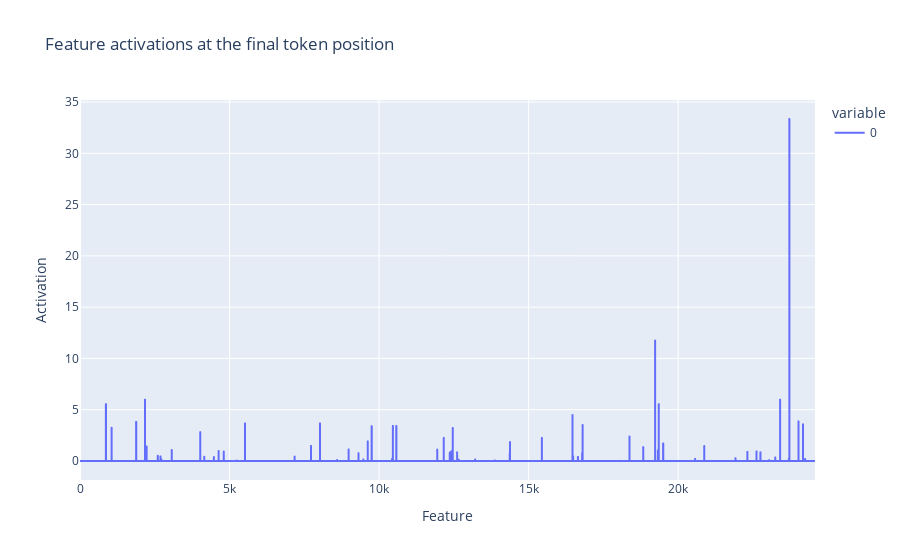

Source (notebook cell):
### Code cell
# let's look at which features fired at layer 8 at the final token position
import plotly.express as px
# hover over lines to see the Feature ID.
px.line(
    cache["blocks.7.hook_resid_pre.hook_sae_acts_post"][0, -1, :].cpu().numpy(),
    title="Feature activations at the final token position",
    labels={"index": "Feature", "value": "Activation"},
).show()

# let's print the top 5 features and how much they fired
vals, inds = torch.topk(
    cache["blocks.7.hook_resid_pre.hook_sae_acts_post"][0, -1, :], 5
)
for val, ind in zip(vals, inds):
    print(f"Feature {ind} fired {val:.2f}")
    # html = get_dashboard_html(
    #     sae_release="gpt2-small", sae_id="7-res-jb", feature_idx=ind
    # )
    # display(IFrame(html, width=1200, height=300))

### Figure 1 — Plotly figure (JSON) as saved in the notebook; plotly's stock layout.template omitted (floating-point values rounded to 4 significant figures; data arrays with more than 128 entries replaced by an {"elided": "..."} marker saying what was removed)
{"data": [{"hovertemplate": "variable=0<br>Feature=%{x}<br>Activation=%{y}<extra></extra>", "legendgroup": "0", "line": {"color": "#636efa", "dash": "solid"}, "marker": {"symbol": "circle"}, "mode": "lines", "name": "0", "showlegend": true, "type": "scattergl", "x": {"elided": "24576 int values"}, "xaxis": "x", "y": {"elided": "24576 float values"}, "yaxis": "y"}], "layout": {"autosize": true, "legend": {"title": {"text": "variable"}, "tracegroupgap": 0}, "title": {"text": "Feature activations at the final token position"}, "xaxis": {"anchor": "y", "autorange": true, "domain": [0, 1], "range": [0, 24575], "title": {"text": "Feature"}, "type": "linear"}, "yaxis": {"anchor": "x", "autorange": true, "domain": [0, 1], "range": [-1.852, 35.2], "title": {"text": "Activation"}, "type": "linear"}}}
